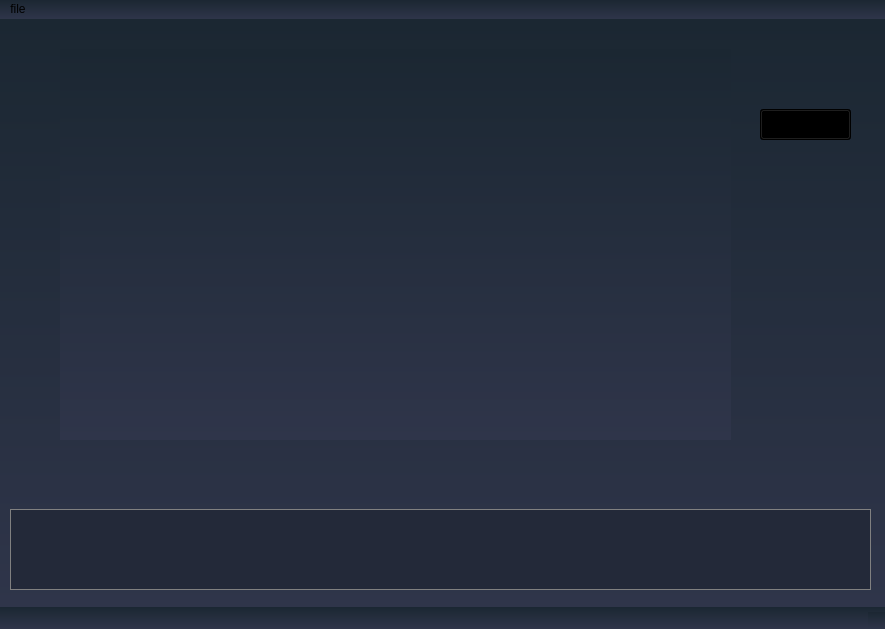
<?xml version="1.0" encoding="UTF-8"?>
<ui version="4.0">
 <class>MainWindow</class>
 <widget class="QMainWindow" name="MainWindow">
  <property name="geometry">
   <rect>
    <x>0</x>
    <y>0</y>
    <width>885</width>
    <height>629</height>
   </rect>
  </property>
  <property name="windowTitle">
   <string>smile analysis</string>
  </property>
  <property name="styleSheet">
   <string notr="true">/*Copyright (c) DevSec Studio. All rights reserved.

MIT License

Permission is hereby granted, free of charge, to any person obtaining a copy
of this software and associated documentation files (the &quot;Software&quot;), to deal
in the Software without restriction, including without limitation the rights
to use, copy, modify, merge, publish, distribute, sublicense, and/or sell
copies of the Software, and to permit persons to whom the Software is
furnished to do so, subject to the following conditions:

The above copyright notice and this permission notice shall be included in all
copies or substantial portions of the Software.

THE SOFTWARE IS PROVIDED *AS IS*, WITHOUT WARRANTY OF ANY KIND, EXPRESS OR
IMPLIED, INCLUDING BUT NOT LIMITED TO THE WARRANTIES OF MERCHANTABILITY,
FITNESS FOR A PARTICULAR PURPOSE AND NONINFRINGEMENT. IN NO EVENT SHALL THE
AUTHORS OR COPYRIGHT HOLDERS BE LIABLE FOR ANY CLAIM, DAMAGES OR OTHER
LIABILITY, WHETHER IN AN ACTION OF CONTRACT, TORT OR OTHERWISE, ARISING FROM,
OUT OF OR IN CONNECTION WITH THE SOFTWARE OR THE USE OR OTHER DEALINGS IN THE SOFTWARE.
*/

/*-----QWidget-----*/
QWidget
{
	background-color: qlineargradient(spread:repeat, x1:1, y1:0, x2:1, y2:1, stop:0 rgba(27, 39, 50, 255),stop:1 rgba(47, 53, 74, 255));
	color: #000000;

}


/*-----QLabel-----*/
QLabel
{
	background-color: transparent;
	color: #c2c7d5;
	font-size: 13px;

}


/*-----QPushButton-----*/
QPushButton
{
	background-color: qlineargradient(spread:pad, x1:0, y1:0.511, x2:1, y2:0.511, stop:0 rgba(0, 172, 149, 255),stop:0.995192 rgba(54, 197, 177, 255));
	color: #fff;
	font-size: 11px;
	font-weight: bold;
	border: none;
	border-radius: 3px;
	padding: 5px;

}


QPushButton::pressed
{
	background-color: qlineargradient(spread:pad, x1:0, y1:0.511, x2:1, y2:0.511, stop:0 rgba(0, 207, 179, 255),stop:1 rgba(70, 255, 230, 255));

}


/*-----QCheckBox-----*/
QCheckBox
{
	background-color: transparent;
	color: #fff;
	font-size: 10px;
	font-weight: bold;
	border: none;
	border-radius: 5px;

}


/*-----QCheckBox-----*/
QCheckBox::indicator
{
    color: #b1b1b1;
    background-color: #323232;
    border: 1px solid darkgray;
    width: 12px;
    height: 12px;

}


QCheckBox::indicator:checked
{
    image:url(&quot;./ressources/check.png&quot;);
	background-color: qlineargradient(spread:pad, x1:0, y1:0.511, x2:1, y2:0.511, stop:0 rgba(0, 172, 149, 255),stop:0.995192 rgba(54, 197, 177, 255));;
    border: 1px solid #607cff;

}


QCheckBox::indicator:unchecked:hover
{
    border: 1px solid #08b099;

}


QCheckBox::disabled
{
	color: #656565;

}


QCheckBox::indicator:disabled
{
	background-color: #656565;
	color: #656565;
    border: 1px solid #656565;

}


/*-----QLineEdit-----*/
QLineEdit
{
	background-color: #c2c7d5;
	color: #000;
	font-weight: bold;
	border: none;
	border-radius: 2px;
	padding: 3px;

}


/*-----QListView-----*/
QListView
{
	background-color: qlineargradient(spread:pad, x1:1, y1:0, x2:1, y2:1, stop:0 rgba(50, 61, 80, 255),stop:1 rgba(44, 49, 69, 255));
	color: #fff;
	font-size: 12px;
	font-weight: bold;
	border: 1px solid #191919;
	show-decoration-selected: 0;

}


QListView::item
{
	color: #31cecb;
	background-color: #454e5e;
	border: none;
	padding: 5px;
	border-radius: 0px;
	padding-left : 10px;
	height: 42px;

}

QListView::item:selected
{
	color: #31cecb;
	background-color: #454e5e;

}


QListView::item:!selected
{
	color:white;
	background-color: transparent;
	border: none;
	padding-left : 10px;

}


QListView::item:!selected:hover
{
	color: #bbbcba;
	background-color: #454e5e;
	border: none;
	padding-left : 10px;

}


/*-----QTreeView-----*/
QTreeView 
{
	background-color: #232939;
	show-decoration-selected: 0;
	color: #c2c8d7;

}


QTreeView::item 
{
	border-top-color: transparent;
	border-bottom-color: transparent;

}


QTreeView::item:hover 
{
	background-color: #606060;
	color: #fff;

}


QTreeView::item:selected 
{
	background-color: #0ab19a;
	color: #fff;

}


QTreeView::item:selected:active
{
	background-color: #0ab19a;
	color: #fff;

}


QTreeView::branch:has-children:!has-siblings:closed,
QTreeView::branch:closed:has-children:has-siblings 
{
	image: url(://tree-closed.png);

}

QTreeView::branch:open:has-children:!has-siblings,
QTreeView::branch:open:has-children:has-siblings  
{
	image: url(://tree-open.png);

}


/*-----QTableView &amp; QTableWidget-----*/
QTableView
{
    background-color: #232939;
	border: 1px solid gray;
    color: #f0f0f0;
    gridline-color: #232939;
    outline : 0;

}


QTableView::disabled
{
    background-color: #242526;
    border: 1px solid #32414B;
    color: #656565;
    gridline-color: #656565;
    outline : 0;

}


QTableView::item:hover 
{
    background-color: #606060;
    color: #f0f0f0;

}


QTableView::item:selected 
{
	background-color: #0ab19a;
    color: #F0F0F0;

}


QTableView::item:selected:disabled
{
    background-color: #1a1b1c;
    border: 2px solid #525251;
    color: #656565;

}


QTableCornerButton::section
{
	background-color: #343a49;
    color: #fff;

}


QHeaderView::section
{
	color: #fff;
	border-top: 0px;
	border-bottom: 1px solid gray;
	border-right: 1px solid gray;
	background-color: #343a49;
    margin-top:1px;
	margin-bottom:1px;
	padding: 5px;

}


QHeaderView::section:disabled
{
    background-color: #525251;
    color: #656565;

}


QHeaderView::section:checked
{
    color: #fff;
    background-color: #0ab19a;

}


QHeaderView::section:checked:disabled
{
    color: #656565;
    background-color: #525251;

}


QHeaderView::section::vertical::first,
QHeaderView::section::vertical::only-one
{
    border-top: 1px solid #353635;

}


QHeaderView::section::vertical
{
    border-top: 1px solid #353635;

}


QHeaderView::section::horizontal::first,
QHeaderView::section::horizontal::only-one
{
    border-left: 1px solid #353635;

}


QHeaderView::section::horizontal
{
    border-left: 1px solid #353635;

}


/*-----QScrollBar-----*/
QScrollBar:horizontal 
{
    background-color: transparent;
    height: 8px;
    margin: 0px;
    padding: 0px;

}


QScrollBar::handle:horizontal 
{
    border: none;
	min-width: 100px;
    background-color: #56576c;

}


QScrollBar::add-line:horizontal, 
QScrollBar::sub-line:horizontal,
QScrollBar::add-page:horizontal, 
QScrollBar::sub-page:horizontal 
{
    width: 0px;
    background-color: transparent;

}


QScrollBar:vertical 
{
    background-color: transparent;
    width: 8px;
    margin: 0;

}


QScrollBar::handle:vertical 
{
    border: none;
	min-height: 100px;
    background-color: #56576c;

}


QScrollBar::add-line:vertical, 
QScrollBar::sub-line:vertical,
QScrollBar::add-page:vertical, 
QScrollBar::sub-page:vertical 
{
    height: 0px;
    background-color: transparent;

}
</string>
  </property>
  <widget class="QWidget" name="centralwidget">
   <widget class="QGraphicsView" name="images">
    <property name="geometry">
     <rect>
      <x>60</x>
      <y>30</y>
      <width>671</width>
      <height>391</height>
     </rect>
    </property>
    <property name="toolTip">
     <string notr="true"/>
    </property>
    <property name="statusTip">
     <string notr="true"/>
    </property>
    <property name="frameShape">
     <enum>QFrame::NoFrame</enum>
    </property>
   </widget>
   <widget class="QTableWidget" name="resultsTable">
    <property name="geometry">
     <rect>
      <x>10</x>
      <y>490</y>
      <width>861</width>
      <height>81</height>
     </rect>
    </property>
   </widget>
   <widget class="QComboBox" name="combo">
    <property name="geometry">
     <rect>
      <x>760</x>
      <y>90</y>
      <width>91</width>
      <height>31</height>
     </rect>
    </property>
    <item>
     <property name="text">
      <string/>
     </property>
    </item>
    <item>
     <property name="text">
      <string>karin</string>
     </property>
    </item>
    <item>
     <property name="text">
      <string>fatma gad</string>
     </property>
    </item>
    <item>
     <property name="text">
      <string>fatma osama</string>
     </property>
    </item>
    <item>
     <property name="text">
      <string>moheb</string>
     </property>
    </item>
    <item>
     <property name="text">
      <string>mariam</string>
     </property>
    </item>
    <item>
     <property name="text">
      <string>toka</string>
     </property>
    </item>
   </widget>
  </widget>
  <widget class="QStatusBar" name="statusBar"/>
  <widget class="QMenuBar" name="menuBar">
   <property name="geometry">
    <rect>
     <x>0</x>
     <y>0</y>
     <width>885</width>
     <height>26</height>
    </rect>
   </property>
   <widget class="QMenu" name="menufile">
    <property name="title">
     <string>file</string>
    </property>
    <addaction name="open"/>
    <addaction name="about"/>
    <addaction name="actionsave_3"/>
   </widget>
   <addaction name="menufile"/>
  </widget>
  <action name="actionback">
   <property name="text">
    <string>back </string>
   </property>
  </action>
  <action name="actionsave">
   <property name="text">
    <string>save</string>
   </property>
  </action>
  <action name="action">
   <property name="text">
    <string/>
   </property>
  </action>
  <action name="new_2">
   <property name="text">
    <string>open</string>
   </property>
  </action>
  <action name="actionabout">
   <property name="text">
    <string>about</string>
   </property>
  </action>
  <action name="actionsave_2">
   <property name="text">
    <string>save</string>
   </property>
  </action>
  <action name="open">
   <property name="text">
    <string>new</string>
   </property>
   <property name="font">
    <font>
     <family>Mongolian Baiti</family>
     <pointsize>20</pointsize>
     <weight>75</weight>
     <bold>true</bold>
    </font>
   </property>
   <property name="shortcut">
    <string>Ctrl+O</string>
   </property>
  </action>
  <action name="about">
   <property name="text">
    <string>about</string>
   </property>
   <property name="shortcut">
    <string>Ctrl+A</string>
   </property>
  </action>
  <action name="actionsave_3">
   <property name="text">
    <string>save</string>
   </property>
  </action>
 </widget>
 <resources/>
 <connections/>
</ui>
